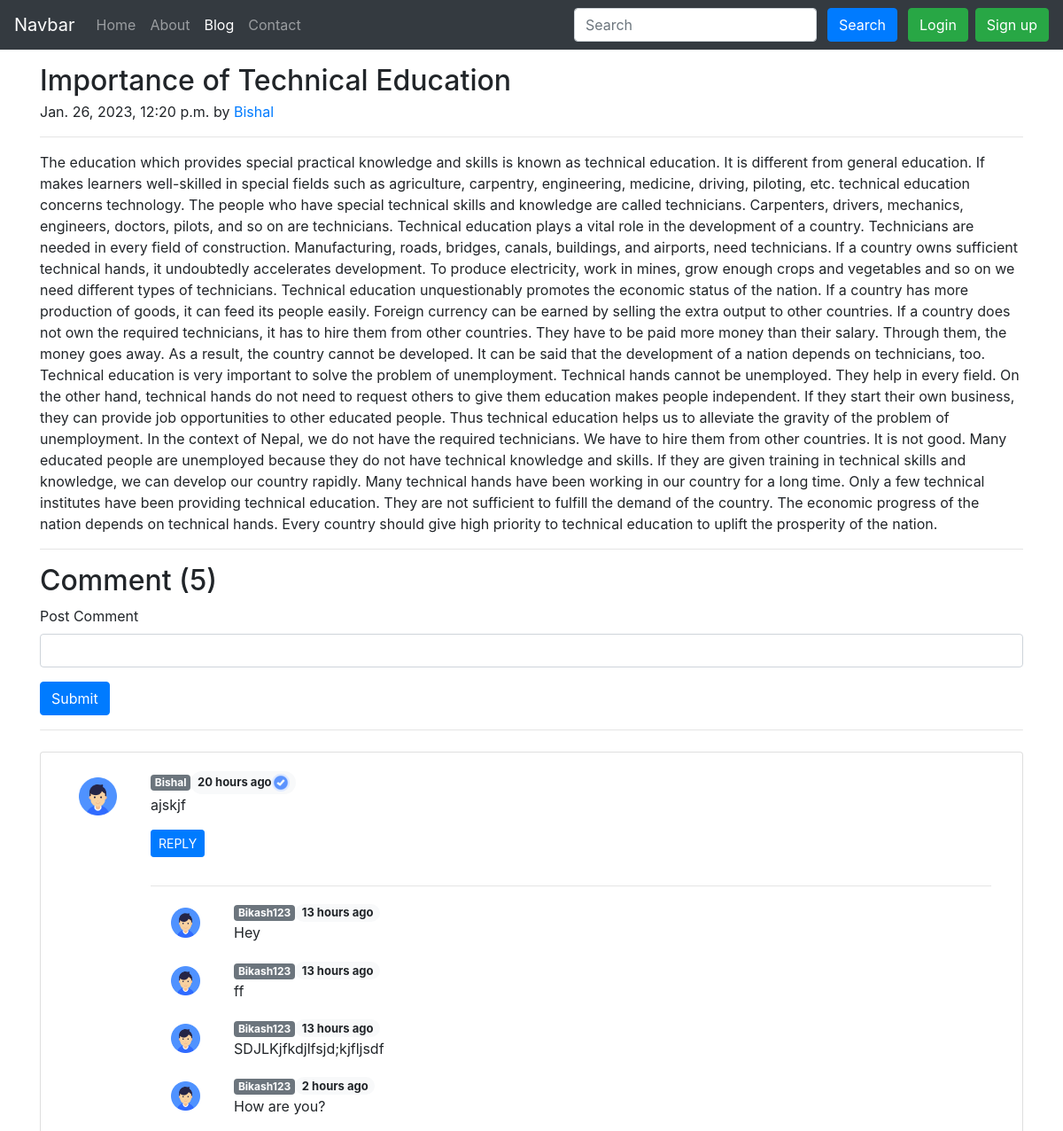
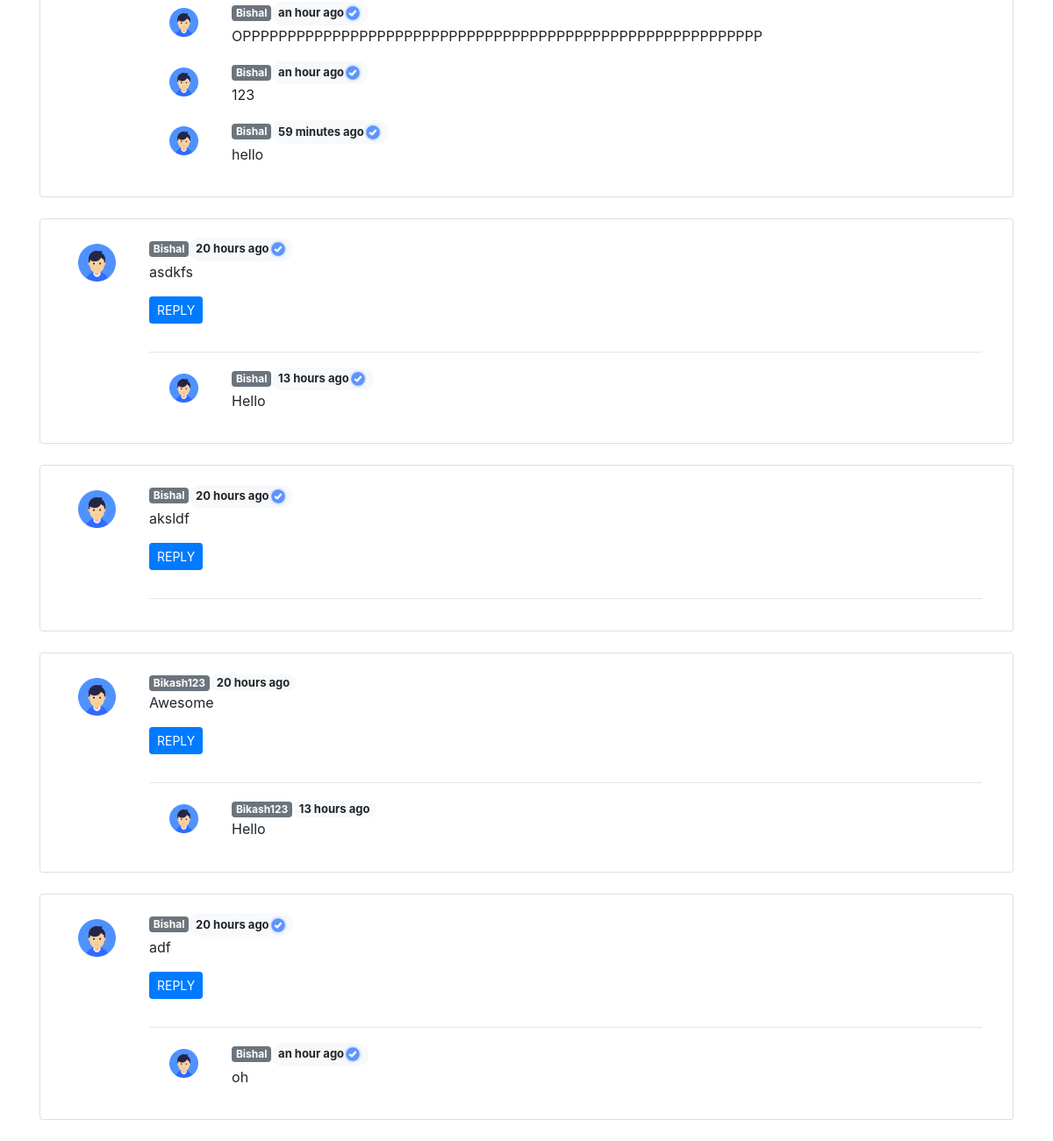
/blog/first-post/, run on the app's committed database (2 pictures, top to bottom).
### Blog/models.py (models this page shows, shortened)
class Post(models.Model):
    sno = models.AutoField(primary_key=True)
    title = models.CharField(max_length=100)
    text = models.TextField()
    author = models.CharField(max_length=30)
    slug = models.CharField(max_length=300)
    timeStamp = models.DateTimeField(default=datetime.now, blank=True)

class BlogComment(models.Model):
    sno = models.AutoField(primary_key = True)
    comment = models.TextField()
    user = models.ForeignKey(User,on_delete=models.CASCADE)
    post = models.ForeignKey(Post,on_delete=models.CASCADE)
    parent = models.ForeignKey('self',on_delete=models.CASCADE,null=True)
    timeStamp = models.DateTimeField(default=now)

### Blog/views.py (the view)
# urls.py: path('<str:slug>/',views.blogPost,name="blogPost"),
def blogPost(request, slug):
    post = Post.objects.filter(slug=slug)[0]
    comments = BlogComment.objects.filter(post=post,parent=None)
    replies = BlogComment.objects.filter(post=post).exclude(parent = None)
    replyDict =  {}
    for reply in replies:
        if reply.parent.sno not in replyDict.keys():
            replyDict[reply.parent.sno] = [reply]
        else:
            replyDict[reply.parent.sno].append(reply)
    context = {
        'post': post,
        'comments': comments,
        'replyDict':replyDict
    }
    return render(request, 'blog/blogPost.html', context=context)

### Blog/templatetags/extras.py (called while the page is built)
@register.filter(name='get_val')
def get_val(dict,key):
    return dict.get(key)

### templates/blog/blogPost.html (shortened to what this page needs)
{% extends 'base.html' %}
{% load humanize %}
{% load static %}
{% load extras %}
{% block activeBlog %}active{% endblock activeBlog %}
{% block body %}
<div class="container my-3">
    <h2 class="blog-post-title mb-1">{{post.title}}</h2>
    <p class="blog-post-meta">{{ post.timeStamp }} by <a href="/about/">{{post.author}}</a></p>
    <hr class="solid">
    <p>{{post.text}}</p>
    <hr class="solid">
</div>
<div class="container">
    <h2>Comment ({{ comments.count }})</h2>
    <form action="/blog/postComment" method="post"> {% csrf_token %}
        <div class="mb-3">
            <label for="comment" class="form-label">Post Comment</label>
            <input name="comment" type="text" class="form-control" id="comment" aria-describedby="text">
        </div>
        <button type="submit" class="btn btn-primary">Submit</button>
    </form>
    <hr class="rounded">
    {% for comment in comments %}
    <div class="card my-4">
        <div class=" card-body row mx-0">
            <div class="col-md-1">
                <img src="{% static 'user.png' %}" class="rounded mx-auto w-100 d-block p-2" alt="...">
            </div>
            <div class="col-md-11">
                {% if comment.user.is_superuser %}
                <span class="badge badge-secondary">{{comment.user.username}}</span><span
                    class="badge badge-pill badge-light" style="font-size:13px;">
                    {{comment.timeStamp | naturaltime}}<img src="{% static 'adminBadge.png' %}"
                        alt="(Admin)"></span><br>{{comment.comment}}
                {% else %}
                <span class="badge badge-secondary">{{comment.user.username}}</span><span
                    class="badge badge-pill badge-light" style="font-size:13px;">
                    {{comment.timeStamp | naturaltime}}</span><br>{{comment.comment}}
                {% endif %}
                <div class="reply mx-0">
                    <a class="btn btn-primary btn-sm my-3" data-toggle="collapse" href="#replyBox{{comment.sno}}"
                        role="button" aria-expanded="false" aria-controls="replyBox{{comment.sno}}">
                        REPLY
                    </a>
                    <div class="replies my-2">
                        <hr class="solid">
                        {% for reply in replyDict|get_val:comment.sno %}
                        <div class="container my-2">
                            <div class="row my-3">
                                <div class="col-md-1">
                                    <img src="{% static 'user.png' %}" class="rounded mx-auto w-100 d-block p-2"
                                        alt="...">
                                </div>
                                <div class="col-md-11">
                                    {% if reply.user.is_superuser %}
                                    <span class="badge badge-secondary">{{reply.user.username}}</span><span
                                        class="badge badge-pill badge-light" style="font-size:13px;">
                                        {{reply.timeStamp | naturaltime}}<img src="{% static 'adminBadge.png' %}"
                                            alt="(Admin)"></span><br>{{reply.comment}}
                                    {% else %}
                                    <span class="badge badge-secondary">{{reply.user.username}}</span><span
                                        class="badge badge-pill badge-light" style="font-size:13px;">
                                        {{reply.timeStamp | naturaltime}}</span><br>{{reply.comment}}
                                    {% endif %}
                                </div>
                            </div>
                        </div>
                        {% endfor %}
                    </div>
                </div>
            </div>
        </div>
    </div>
    {% endfor %}
</div>
{% endblock body %}

### templates/base.html (shortened to what this page needs)
<!doctype html>
<html lang="en">
<head>
    <link rel="stylesheet" href="https://stackpath.bootstrapcdn.com/bootstrap/4.3.1/css/bootstrap.min.css">
</head>
<body>
    <nav class="navbar navbar-expand-lg navbar-dark bg-dark">
        <a class="navbar-brand" href="/">Navbar</a>
        <div class="collapse navbar-collapse" id="navbarSupportedContent">
            <ul class="navbar-nav mr-auto">
                <li class="nav-item {% block activeHome %}{% endblock activeHome %}">
                    <a class="nav-link" href="/">Home <span class="sr-only">(current)</span></a>
                </li>
                <li class="nav-item {% block activeAbout %}{% endblock activeAbout %}">
                    <a class="nav-link" href="/about">About</a>
                </li>
                <li class="nav-item {% block activeBlog %}{% endblock activeBlog %}">
                    <a class="nav-link" href="/blog">Blog</a>
                </li>
                <li class="nav-item {% block activeContact %}{% endblock activeContact %}">
                    <a class="nav-link" href="/contact">Contact</a>
                </li>
            </ul>
            <form method="get" action="/search" class="form-inline my-2 my-lg-0">
                <input name="query" id="query" class="form-control mr-sm-2" type="search" placeholder="Search"
                    aria-label="Search">
                <button class="btn btn-primary my-2 mx-1 my-sm-0" type="submit">Search</button>
                {% if user.is_authenticated %}
                <div class="btn-group">
                    <button type="button" class="btn btn-primary dropdown-toggle mx-2" data-toggle="dropdown" aria-haspopup="true" aria-expanded="false">
                      Welcome {{user.username}}
                    </button>
                    <div class="dropdown-menu">
                      <a class="dropdown-item" href="/logout/">Logout</a>
                    </div>
                  </div>
                {% else %}
                <button type="button" class="btn btn-success mx-2" data-toggle="modal" data-target="#signinModal">
                    Login
                </button>
                <button type="button" class="btn btn-success" data-toggle="modal" data-target="#signupModal">
                    Sign up
                </button>
                {% endif %}
            </form>
        </div>
    </nav>
    {% block body %}{% endblock body %}
</body>
</html>

### data on the page
Post: title "Importance of Technical Education", timeStamp "Jan. 26, 2023, 12:20 p.m.", author "Bishal", text "The education which provides special practical knowledge and skills is known as technical education. It is different from general education. If makes learners well-skilled in special fields such as agriculture, carpentry, engineering, medicine, driving, piloting, etc. technical education concerns technology. The people who have special technical skills and knowledge are called technicians. Carpenters, drivers, mechanics, engineers, doctors, pilots, and so on are technicians. Technical education plays a vital role in the development of a country. Technicians are needed in every field of construction. Manufacturing, roads, bridges, canals, buildings, and airports, need technicians. If a…"
BlogComment: user.username "Bishal", timeStamp "20 hours ago", comment "ajskjf"
BlogComment: user.username "Bikash123", timeStamp "13 hours ago", comment "Hey"
BlogComment: user.username "Bikash123", timeStamp "13 hours ago", comment "ff"
BlogComment: user.username "Bikash123", timeStamp "13 hours ago", comment "SDJLKjfkdjlfsjd;kjfljsdf"
BlogComment: user.username "Bikash123", timeStamp "2 hours ago", comment "How are you?"
BlogComment: user.username "Bishal", timeStamp "an hour ago", comment "OPPPPPPPPPPPPPPPPPPPPPPPPPPPPPPPPPPPPPPPPPPPPPPPPPPPPPPPPPP"
BlogComment: user.username "Bishal", timeStamp "an hour ago", comment "123"
BlogComment: user.username "Bishal", timeStamp "59 minutes ago", comment "hello"
BlogComment: user.username "Bishal", timeStamp "20 hours ago", comment "asdkfs"
BlogComment: user.username "Bishal", timeStamp "13 hours ago", comment "Hello"
BlogComment: user.username "Bishal", timeStamp "20 hours ago", comment "aksldf"
BlogComment: user.username "Bikash123", timeStamp "20 hours ago", comment "Awesome"
BlogComment: user.username "Bikash123", timeStamp "13 hours ago", comment "Hello"
BlogComment: user.username "Bishal", timeStamp "20 hours ago", comment "adf"
BlogComment: user.username "Bishal", timeStamp "an hour ago", comment "oh"

### other printed values
{{ comments.count }} "5"
